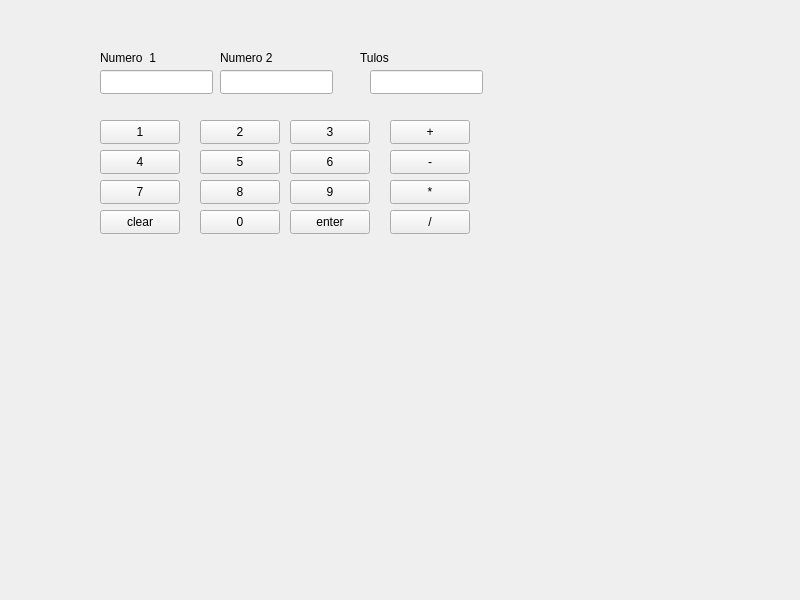
<?xml version="1.0" encoding="UTF-8"?>
<ui version="4.0">
 <class>MainWindow</class>
 <widget class="QMainWindow" name="MainWindow">
  <property name="geometry">
   <rect>
    <x>0</x>
    <y>0</y>
    <width>800</width>
    <height>600</height>
   </rect>
  </property>
  <property name="windowTitle">
   <string>MainWindow</string>
  </property>
  <widget class="QWidget" name="centralwidget">
   <widget class="QPushButton" name="N1">
    <property name="geometry">
     <rect>
      <x>100</x>
      <y>120</y>
      <width>80</width>
      <height>24</height>
     </rect>
    </property>
    <property name="text">
     <string>1</string>
    </property>
   </widget>
   <widget class="QPushButton" name="N2">
    <property name="geometry">
     <rect>
      <x>200</x>
      <y>120</y>
      <width>80</width>
      <height>24</height>
     </rect>
    </property>
    <property name="text">
     <string>2</string>
    </property>
   </widget>
   <widget class="QPushButton" name="N3">
    <property name="geometry">
     <rect>
      <x>290</x>
      <y>120</y>
      <width>80</width>
      <height>24</height>
     </rect>
    </property>
    <property name="text">
     <string>3</string>
    </property>
   </widget>
   <widget class="QPushButton" name="Plus">
    <property name="geometry">
     <rect>
      <x>390</x>
      <y>120</y>
      <width>80</width>
      <height>24</height>
     </rect>
    </property>
    <property name="text">
     <string>+</string>
    </property>
   </widget>
   <widget class="QPushButton" name="Miinus">
    <property name="geometry">
     <rect>
      <x>390</x>
      <y>150</y>
      <width>80</width>
      <height>24</height>
     </rect>
    </property>
    <property name="text">
     <string>-</string>
    </property>
   </widget>
   <widget class="QPushButton" name="N4">
    <property name="geometry">
     <rect>
      <x>100</x>
      <y>150</y>
      <width>80</width>
      <height>24</height>
     </rect>
    </property>
    <property name="text">
     <string>4</string>
    </property>
   </widget>
   <widget class="QPushButton" name="N5">
    <property name="geometry">
     <rect>
      <x>200</x>
      <y>150</y>
      <width>80</width>
      <height>24</height>
     </rect>
    </property>
    <property name="text">
     <string>5</string>
    </property>
   </widget>
   <widget class="QPushButton" name="N6">
    <property name="geometry">
     <rect>
      <x>290</x>
      <y>150</y>
      <width>80</width>
      <height>24</height>
     </rect>
    </property>
    <property name="text">
     <string>6</string>
    </property>
   </widget>
   <widget class="QPushButton" name="N7">
    <property name="geometry">
     <rect>
      <x>100</x>
      <y>180</y>
      <width>80</width>
      <height>24</height>
     </rect>
    </property>
    <property name="text">
     <string>7</string>
    </property>
   </widget>
   <widget class="QPushButton" name="N8">
    <property name="geometry">
     <rect>
      <x>200</x>
      <y>180</y>
      <width>80</width>
      <height>24</height>
     </rect>
    </property>
    <property name="text">
     <string>8</string>
    </property>
   </widget>
   <widget class="QPushButton" name="N9">
    <property name="geometry">
     <rect>
      <x>290</x>
      <y>180</y>
      <width>80</width>
      <height>24</height>
     </rect>
    </property>
    <property name="text">
     <string>9</string>
    </property>
   </widget>
   <widget class="QPushButton" name="N0">
    <property name="geometry">
     <rect>
      <x>200</x>
      <y>210</y>
      <width>80</width>
      <height>24</height>
     </rect>
    </property>
    <property name="text">
     <string>0</string>
    </property>
   </widget>
   <widget class="QLineEdit" name="num1">
    <property name="geometry">
     <rect>
      <x>100</x>
      <y>70</y>
      <width>113</width>
      <height>24</height>
     </rect>
    </property>
   </widget>
   <widget class="QLineEdit" name="num2">
    <property name="geometry">
     <rect>
      <x>220</x>
      <y>70</y>
      <width>113</width>
      <height>24</height>
     </rect>
    </property>
   </widget>
   <widget class="QLineEdit" name="result">
    <property name="geometry">
     <rect>
      <x>370</x>
      <y>70</y>
      <width>113</width>
      <height>24</height>
     </rect>
    </property>
   </widget>
   <widget class="QPushButton" name="clear">
    <property name="geometry">
     <rect>
      <x>100</x>
      <y>210</y>
      <width>80</width>
      <height>24</height>
     </rect>
    </property>
    <property name="text">
     <string>clear</string>
    </property>
   </widget>
   <widget class="QPushButton" name="enter">
    <property name="geometry">
     <rect>
      <x>290</x>
      <y>210</y>
      <width>80</width>
      <height>24</height>
     </rect>
    </property>
    <property name="text">
     <string>enter</string>
    </property>
   </widget>
   <widget class="QPushButton" name="kerto">
    <property name="geometry">
     <rect>
      <x>390</x>
      <y>180</y>
      <width>80</width>
      <height>24</height>
     </rect>
    </property>
    <property name="text">
     <string>*</string>
    </property>
   </widget>
   <widget class="QPushButton" name="jako">
    <property name="geometry">
     <rect>
      <x>390</x>
      <y>210</y>
      <width>80</width>
      <height>24</height>
     </rect>
    </property>
    <property name="text">
     <string>/</string>
    </property>
   </widget>
   <widget class="QLabel" name="label">
    <property name="geometry">
     <rect>
      <x>100</x>
      <y>50</y>
      <width>71</width>
      <height>16</height>
     </rect>
    </property>
    <property name="text">
     <string>Numero  1</string>
    </property>
   </widget>
   <widget class="QLabel" name="label_2">
    <property name="geometry">
     <rect>
      <x>220</x>
      <y>50</y>
      <width>91</width>
      <height>16</height>
     </rect>
    </property>
    <property name="text">
     <string>Numero 2</string>
    </property>
   </widget>
   <widget class="QLabel" name="Tulos">
    <property name="geometry">
     <rect>
      <x>360</x>
      <y>50</y>
      <width>49</width>
      <height>16</height>
     </rect>
    </property>
    <property name="text">
     <string>Tulos</string>
    </property>
   </widget>
  </widget>
 </widget>
 <resources/>
 <connections/>
</ui>
